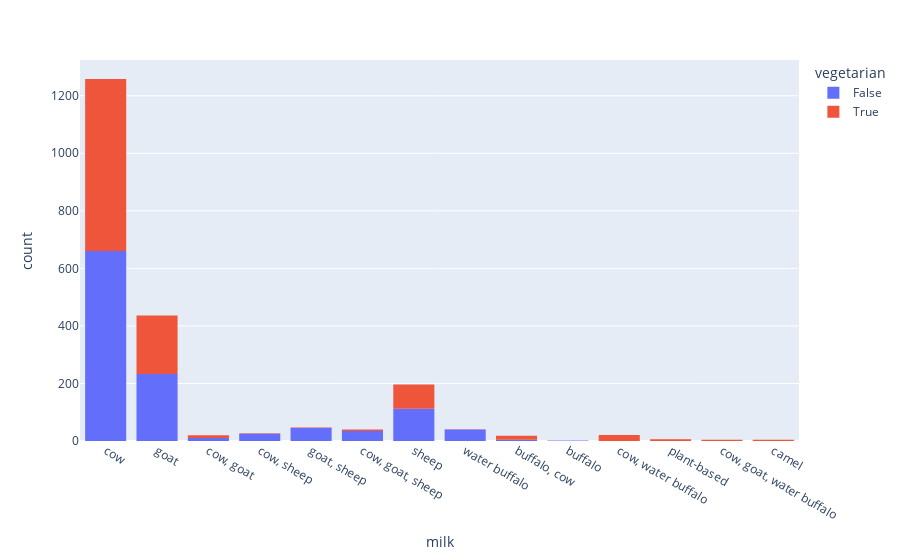

Here is the notebook cell this chart was saved with:
### Code cell
# จน. vegeterian ที่อยู่ในชนิดนมต่างๆ

fig = px.histogram(df, x="milk", color="vegetarian")
fig.update_layout(
    bargap=0.2
)
fig.show()

### Figure 1 — Plotly figure (JSON) as saved in the notebook; plotly's stock layout.template omitted (floating-point values rounded to 4 significant figures; data arrays with more than 128 entries replaced by an {"elided": "..."} marker saying what was removed)
{"data": [{"alignmentgroup": "True", "bingroup": "x", "hovertemplate": "vegetarian=False<br>milk=%{x}<br>count=%{y}<extra></extra>", "legendgroup": "False", "marker": {"color": "#636efa", "pattern": {"shape": ""}}, "name": "False", "offsetgroup": "False", "orientation": "v", "showlegend": true, "type": "histogram", "x": {"elided": "1175 str values"}, "xaxis": "x", "yaxis": "y"}, {"alignmentgroup": "True", "bingroup": "x", "hovertemplate": "vegetarian=True<br>milk=%{x}<br>count=%{y}<extra></extra>", "legendgroup": "True", "marker": {"color": "#EF553B", "pattern": {"shape": ""}}, "name": "True", "offsetgroup": "True", "orientation": "v", "showlegend": true, "type": "histogram", "x": {"elided": "1003 str values"}, "xaxis": "x", "yaxis": "y"}], "layout": {"autosize": true, "bargap": 0.2, "barmode": "relative", "legend": {"title": {"text": "vegetarian"}, "tracegroupgap": 0}, "margin": {"t": 60}, "xaxis": {"anchor": "y", "autorange": true, "domain": [0, 1], "range": [-0.5, 13.5], "title": {"text": "milk"}, "type": "category"}, "yaxis": {"anchor": "x", "autorange": true, "domain": [0, 1], "range": [0, 1324.0], "title": {"text": "count"}}}}
